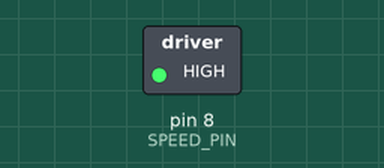
This sketch was run on a simulated Arduino Nano, built with avr-gcc and run on an emulated ATmega328P. Shown: switched loads named in the sketch (green lamp = pin HIGH).

Above: at 0.1 s.
Timing chart, 0 to 1.6 s (numbered marks = the images above):
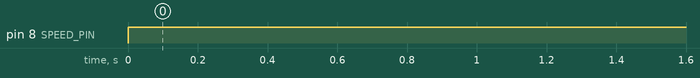

The sketch:

motor_speed_test.ino
```cpp
// Check what we want to send through PWM as speed

int SPEED_PIN = 8;
int DIR_PINS[2] = {5, 6};
int ENABLE_PIN = A6;

void setup() {
  pinMode(SPEED_PIN, OUTPUT);
  Serial.begin(9600);

  // motor enable
  pinMode(ENABLE_PIN, OUTPUT);
  digitalWrite(ENABLE_PIN, HIGH);
}

void loop() {
  // Write high & low into pins. Direction arbitrary
  digitalWrite(DIR_PINS[0], HIGH);
  digitalWrite(DIR_PINS[1], LOW);


  analogWrite(SPEED_PIN, 255);
  return;
  for (int speed=0; speed<=255; speed+=5) {
    Serial.print("Speed: ");
    Serial.println(speed);

    analogWrite(SPEED_PIN, speed);
    delay(500);
  }
}
```

Measured:
- by itself, pin 8 (SPEED_PIN): LOW → HIGH at 0.00 s
